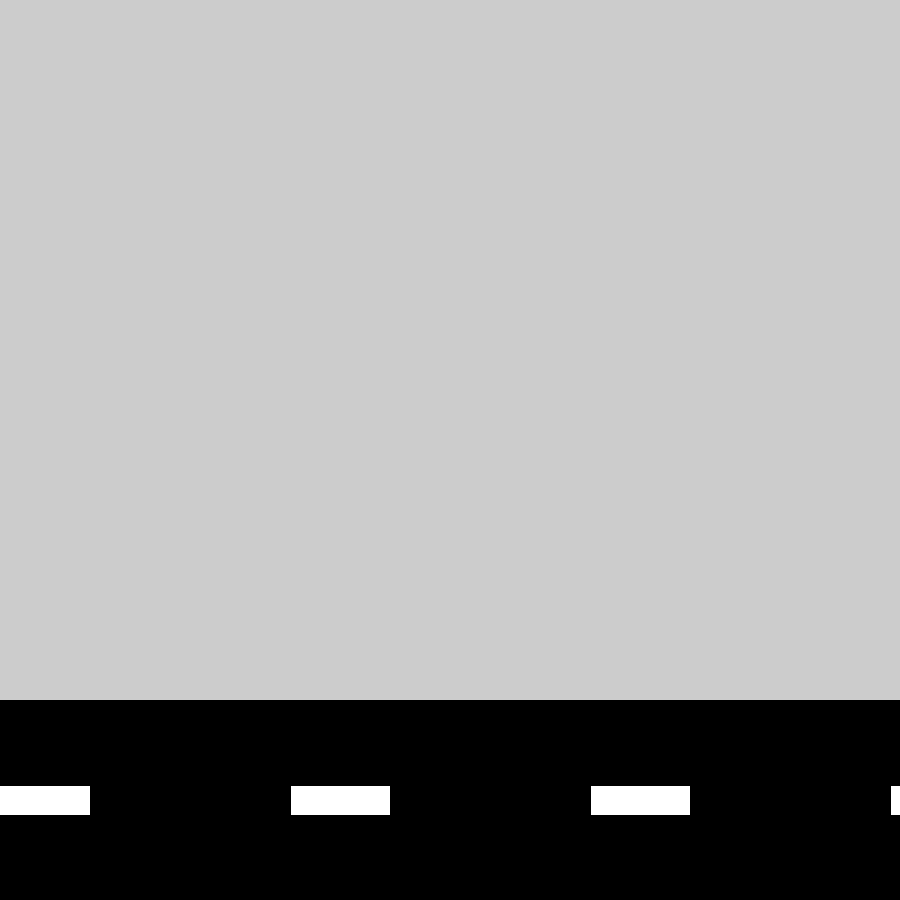
Frame 1 (no input)
Frame 60 (the mouse pressed at the canvas centre just before this capture): identical to frame 1, image omitted
Frame 120 (the mouse held since frame 60 and released just before this capture): identical to frame 1, image omitted

The Processing sketch that drew this single still picture (run headless with seeded random() and noise(); from frame 60 on, the mouse is pressed at the canvas centre):

// Processing sketch: project_2_WATCHING
// ── project_2_WATCHING.pde


void setup(){
  size(900,900);
}




void draw(){
  road();
}

void road(){
  fill(0);
  rect(0,700,900,200);
  
  fill(255);
  rect(-10,785,100,30);
  rect(290,785,100,30);
  rect(590,785,100,30);
  rect(890,785,100,30);

}

void wall(){
  
}
